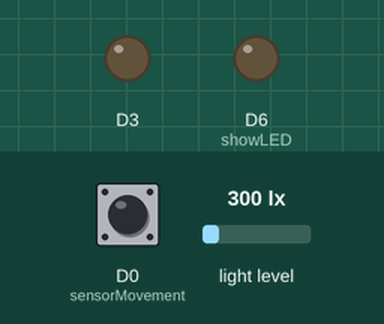
Recording of a sketch running on a simulated ESP8266 (NodeMCU). On the bench: output pins drawn as LEDs (lit = HIGH). Dashed ring = blinking. The inputs (shaded band) are chosen by the test bench; at power-on: D0 (sensorMovement) LOW, light level 300 lx. What the sketch prints to the serial monitor is not drawn.

Above: at 1.2 s.
1.3 s: D0 (sensorMovement) driven HIGH
At 2.2 s:
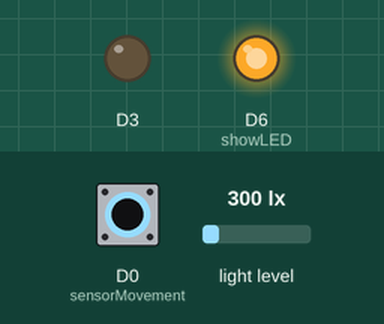
2.8 s: D0 (sensorMovement) driven LOW
At 3.3 s:
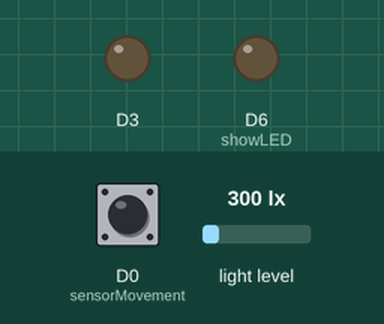
5.8 s: D0 (sensorMovement) pulsed HIGH 2 times (0.12 s each, 0.3 s apart)
At 5.93 s:
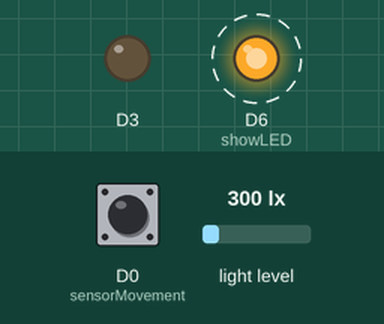
9.4 s: D0 (sensorMovement) pulsed HIGH 5 times (0.12 s each, 0.3 s apart)
At 11.6 s:
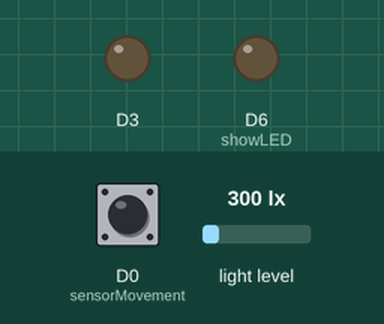
Timing chart, 0 to 13.1 s (numbered marks = the images above; inputs shaded):
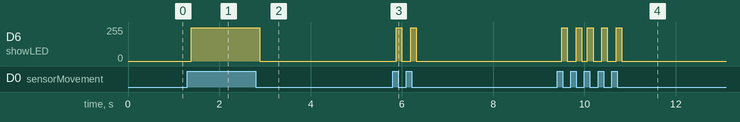

Measured:
- after the input at 1.3 s, D6 (showLED): 0/255 → 249/255 after 0.09 s
- after the input at 2.8 s, D6 (showLED): 249/255 → 0/255 after 0.09 s
- after the input at 5.8 s, D6 (showLED): alternates 249/255 for 0.12 s and 0/255 for 0.19 s, 4 changes in all, then stays 0/255, starting after 0.08 s
- after the input at 9.4 s, D6 (showLED): alternates 249/255 for 0.12 s and 0/255 for 0.19 s, 10 changes in all, then stays 0/255, starting after 0.10 s

The sketch:

Dimmer_sensor_V2.ino
```cpp
#include <BH1750FVI.h>                                 //ประกาศ header file
#include "Timer.h"                                     //ประกาศ header file
BH1750FVI LightSensor(BH1750FVI::k_DevModeContLowRes); // สร้างออปเจกเซนเซอร์ BH1750
Timer delayT;                                          //ประกาศตัวแปร ของ Timer ชื่อ delayT
#define showLED D6                                     //ประกาศตัวแปร ชื่อ showLED ให้เป็นขาที่ 6
#define sensorMovement D0                              //ประกาศตัวแปร ชื่อ sensorMovement ให้เป็นขาที่ 0
int cost_LED = 1023 ;                                  //ประกาศตัวแปรชื่อว่า cost_LED กำหนดให้มีค่าเป็น 1023
int y = 0;                                             //ประกาศตัวแปรชื่อว่า y กำหนดให้มีค่าเป็น 0
int temp = 0;                                          //ประกาศตัวแปรชื่อว่า temp กำหนดให้มีค่าเป็น 0

void setup() {
  pinMode(D3, OUTPUT);
  pinMode(showLED, OUTPUT);                   //กำหนดขา showLED เป็นขาออก
  pinMode(sensorMovement, INPUT);             //กำหนดขา sensorMovement ให้เป็นขาเข้า
  Serial.begin(9600);                         //กำหนดบอร์ดเรท
  LightSensor.begin();                        //การทำงานของเซ็นเซอร์
}

void loop() {
  chkSensor();  //เรียกใช้ฟังก์ชั่น
}

void chkSensor() { //สร้างฟังก์ชั่นชื่อ chkSensor
  int value = digitalRead(sensorMovement);  //สร้างตัวแปรเพื่อนเก็บค่าของเซ็นเซอร์
  uint16_t lux = LightSensor.GetLightIntensity();  //สร้างตัวแปรเพื่อนเก็บค่าของเซ็นเซอร์
  y = map(lux, 1, 54612, 1, 1023); //map ขนาดของค่าที่ได้ออกมา ให้เริ่มต้นที่ 1 ไปถึง 1023
  Serial.println(value);  //แสดงค่าการเคลื่อนไหว
  if (value == HIGH) //ถ้าเซ็นเซอร์มีค่าเท่ากับ 1 ?
  { //เริ่มการทำงานif
    Serial.println(" พบสิ่งเคลื่อนไหว "); //แสดงข้อความ
    showLEDDt(); //เรียกใช้ฟังก์ชั่น การแสดงค่า LED
  } //จบการทำงาน if
  if (value == LOW) //ถ้าเซ็นเซอร์เท่ากับ 0 ?
  { //เริ่มการทำงานif
    Serial.println(" ไม่พบสิ่งเคลื่อนไหว ");  //แสดงข้อความ
    digitalWrite(showLED, LOW); //กำหนดให้ led ดับ
  } //จบการทำงานif
} //จบฟังก์ชั่น

void showLEDDt(){ //สร้างฟังก์ชั่น showLED
  if( y > 900 && y <= 1023 ){
    temp = 123 ;  //กดหนดค่าความสว่างของหลอดไฟ
    analogWrite(showLED, temp); //โชว์ค่าความสว่างของไฟ ตามค่า temp
  }else if( y > 800 && y <= 899 ){
    temp = 200 ;  //กดหนดค่าความสว่างของหลอดไฟ
    analogWrite(showLED, temp); //โชว์ค่าความสว่างของไฟ ตามค่า temp
  }else if( y >= 700 && y <= 799 ){
    temp = 300 ;  //กดหนดค่าความสว่างของหลอดไฟ
    analogWrite(showLED, temp); //โชว์ค่าความสว่างของไฟ ตามค่า temp
  }else if( y >= 600 && y <= 699 ){
    temp = 400 ;  //กดหนดค่าความสว่างของหลอดไฟ
    analogWrite(showLED, temp); //โชว์ค่าความสว่างของไฟ ตามค่า temp
  }else if( y >= 500 && y <= 599 ){
    temp = 500 ;  //กดหนดค่าความสว่างของหลอดไฟ
    analogWrite(showLED, temp); //โชว์ค่าความสว่างของไฟ ตามค่า temp
  }else if( y >= 400 && y <= 499 ){
    temp = 600 ;  //กดหนดค่าความสว่างของหลอดไฟ
    analogWrite(showLED, temp); //โชว์ค่าความสว่างของไฟ ตามค่า temp
  }else if( y >= 300 && y <= 399 ){
    temp = 700 ;  //กดหนดค่าความสว่างของหลอดไฟ
    analogWrite(showLED, temp); //โชว์ค่าความสว่างของไฟ ตามค่า temp
  }else if( y >= 200 && y <= 299 ){
    temp = 800 ;  //กดหนดค่าความสว่างของหลอดไฟ
    analogWrite(showLED, temp); //โชว์ค่าความสว่างของไฟ ตามค่า temp
  }else if( y >= 100 && y <= 199 ){
    temp = 900 ;  //กดหนดค่าความสว่างของหลอดไฟ
    analogWrite(showLED, temp); //โชว์ค่าความสว่างของไฟ ตามค่า temp
  }else if( y >= 0 && y <= 99 ){
    temp = 1000 ; //กดหนดค่าความสว่างของหลอดไฟ
    analogWrite(showLED, temp); //โชว์ค่าความสว่างของไฟ ตามค่า temp
  } //จบคำสั่ง if
}//จบการทำงานฟังก์ชั่น
```
